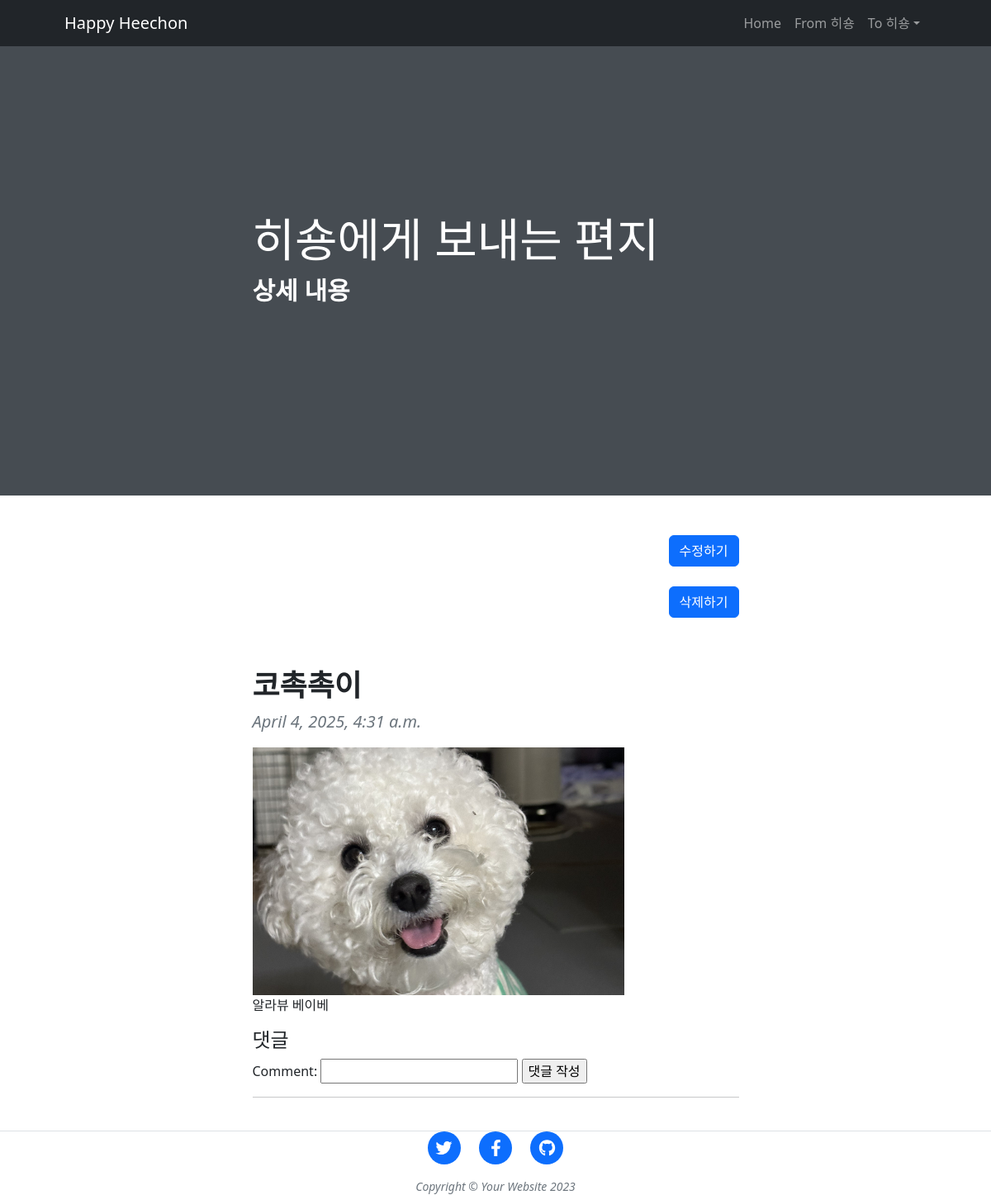
The page /TOL/toL_detail/14/ on the database its author committed.
### cafeMain/models.py (models this page shows)
class Post(models.Model):
    title = models.CharField(verbose_name = "제목", max_length = 128)
    body = models.TextField(verbose_name = "내용", default = "")
    created_at = models.DateTimeField(verbose_name = "작성일", auto_now_add = True)
    photo = models.ImageField(verbose_name = "이미지", blank = True, null = True, upload_to = 'blog_photo')

### ToLove/views.py (the view)
# urls.py: path("toL_detail/<int:letter_id>/", views.toL_detail, name = "toL_detail"),
def toL_detail(request, letter_id):
    letter = get_object_or_404(Post, pk = letter_id)
    comment_form = CommentForm()
    context = {
        'letter' : letter,
        'comment_form' : comment_form
    }
    return render(request, "toL_detail.html", context)

### cafeMain/forms.py
class CommentForm(forms.ModelForm):
    class Meta:
        model = Comment
        fields = ['comment']

### ToLove/templates/toL_detail.html (shortened to what this page needs)
{% load static %}
<!DOCTYPE html>
<html lang="en">
  <head>
    <link href="{% static 'css/styles.css' %}" rel="stylesheet" />
  </head>
  <body>
    <nav class="navbar navbar-expand-lg navbar-dark bg-dark">
        <div class="container px-5">
            <a class="navbar-brand" href="index.html">Happy Heechon</a>
            <div class="collapse navbar-collapse" id="navbarSupportedContent">
                <ul class="navbar-nav ms-auto mb-2 mb-lg-0">
                    <li class="nav-item"><a class="nav-link" href="{% url 'home' %}">Home</a></li>
                    <li class="nav-item"><a class="nav-link" href="{% url 'fromL' %}">From 히숑</a></li>
                    <li class="nav-item dropdown">
                        <a class="nav-link dropdown-toggle" id="navbarDropdownBlog" href="#" role="button" data-bs-toggle="dropdown" aria-expanded="false">To 히숑</a>
                    </li>
                </ul>
            </div>
        </div>
    </nav>
    <header class="masthead">
      <div class="container position-relative px-4 px-lg-5">
        <div class="row gx-4 gx-lg-5 justify-content-center">
          <div class="col-md-10 col-lg-8 col-xl-7">
            <div class="post-heading">
              <h1>히숑에게 보내는 편지</h1>
              <h2 class="subheading">상세 내용</h2>
            </div>
          </div>
        </div>
      </div>
    </header>
    <article class="mb-4">
      <div class="container px-4 px-lg-5">
        <div class="row gx-4 gx-lg-5 justify-content-center">
          <div class="col-md-10 col-lg-8 col-xl-7">
            <div class="d-flex justify-content-end mb-4">
              <a class="btn btn-primary text-uppercase" href="{% url 'toL_update' letter.id %}">수정하기</a>
            </div>
            <div class="d-flex justify-content-end mb-4">
              <a class="btn btn-primary text-uppercase" href="{% url 'toL_delete' letter.id %}">삭제하기</a>
            </div>
            <h1 class="section-heading">{{letter.title}}</h1>
            <blockquote class="blockquote">{{letter.created_at}}</blockquote>
            {% if letter.photo %}
            <img src = "{{ letter.photo.url }}" alt = "" height = "300">
            {% endif %}
            <p>{{letter.body}}</p>
            <h4>댓글</h4>
          <form method="POST" action="{% url 'create_comment' letter.id %}">
              {{ comment_form.as_table }}
              <input type="submit" value="댓글 작성" />
          </form>
          <div>
              <hr>
          </div>
          </div>
        </div>
      </div>
    </article>
    <footer class="border-top">
      <div class="container px-4 px-lg-5">
        <div class="row gx-4 gx-lg-5 justify-content-center">
          <div class="col-md-10 col-lg-8 col-xl-7">
            <ul class="list-inline text-center">
              <li class="list-inline-item">
                <a href="#!">
                  <span class="fa-stack fa-lg">
                    <i class="fas fa-circle fa-stack-2x"></i>
                    <i class="fab fa-twitter fa-stack-1x fa-inverse"></i>
                  </span>
                </a>
              </li>
              <li class="list-inline-item">
                <a href="#!">
                  <span class="fa-stack fa-lg">
                    <i class="fas fa-circle fa-stack-2x"></i>
                    <i class="fab fa-facebook-f fa-stack-1x fa-inverse"></i>
                  </span>
                </a>
              </li>
              <li class="list-inline-item">
                <a href="#!">
                  <span class="fa-stack fa-lg">
                    <i class="fas fa-circle fa-stack-2x"></i>
                    <i class="fab fa-github fa-stack-1x fa-inverse"></i>
                  </span>
                </a>
              </li>
            </ul>
            <div class="small text-center text-muted fst-italic">
              Copyright &copy; Your Website 2023
            </div>
          </div>
        </div>
      </div>
    </footer>
  </body>
</html>

### rows shown on the page
Post: title "코촉촉이", created_at "April 4, 2025, 4:31 a.m.", photo (picture), body "알라뷰 베이베"
